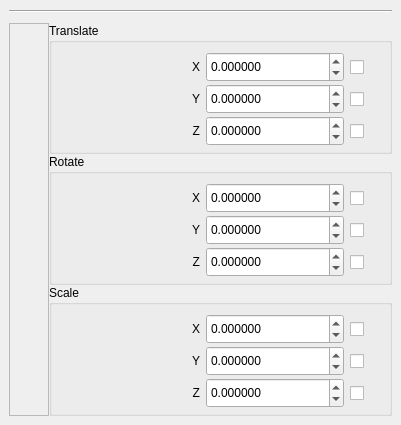
<?xml version="1.0" encoding="UTF-8"?>
<ui version="4.0">
 <class>FGEObjectTransformForm</class>
 <widget class="QWidget" name="FGEObjectTransformForm">
  <property name="geometry">
   <rect>
    <x>0</x>
    <y>0</y>
    <width>401</width>
    <height>425</height>
   </rect>
  </property>
  <property name="windowTitle">
   <string>Form</string>
  </property>
  <layout class="QGridLayout" name="gridLayout_4">
   <property name="leftMargin">
    <number>0</number>
   </property>
   <property name="topMargin">
    <number>0</number>
   </property>
   <property name="rightMargin">
    <number>0</number>
   </property>
   <property name="bottomMargin">
    <number>0</number>
   </property>
   <property name="spacing">
    <number>0</number>
   </property>
   <item row="0" column="0">
    <widget class="QWidget" name="widget_2" native="true">
     <property name="minimumSize">
      <size>
       <width>0</width>
       <height>0</height>
      </size>
     </property>
     <property name="maximumSize">
      <size>
       <width>16777215</width>
       <height>16777215</height>
      </size>
     </property>
     <property name="styleSheet">
      <string notr="true">
QPushButton#pushButton {
            background-color: transparent;
            border: 0px solid #555555;
            border-radius: 5px;
}
QPushButton#pushButton:hover {
            background-color: rgba(0, 0, 0, 30);
}
QPushButton#pushButton:pressed {
            background-color: rgba(0, 0, 0, 60);
}
QPushButton#pushButton:checked {
            background-color: rgba(0, 0, 0, 80);
}</string>
     </property>
     <layout class="QGridLayout" name="gridLayout">
      <property name="leftMargin">
       <number>0</number>
      </property>
      <property name="topMargin">
       <number>0</number>
      </property>
      <property name="rightMargin">
       <number>0</number>
      </property>
      <property name="bottomMargin">
       <number>0</number>
      </property>
      <property name="spacing">
       <number>0</number>
      </property>
      <item row="0" column="0">
       <widget class="FGEListWidgetStyleBItem" name="widget" native="true">
        <property name="minimumSize">
         <size>
          <width>0</width>
          <height>0</height>
         </size>
        </property>
        <property name="maximumSize">
         <size>
          <width>16777215</width>
          <height>16777215</height>
         </size>
        </property>
        <layout class="QGridLayout" name="gridLayout_15">
         <property name="spacing">
          <number>0</number>
         </property>
         <item row="0" column="0" colspan="2">
          <widget class="Line" name="line_2">
           <property name="minimumSize">
            <size>
             <width>0</width>
             <height>4</height>
            </size>
           </property>
           <property name="maximumSize">
            <size>
             <width>16777215</width>
             <height>4</height>
            </size>
           </property>
           <property name="styleSheet">
            <string notr="true"/>
           </property>
           <property name="orientation">
            <enum>Qt::Horizontal</enum>
           </property>
          </widget>
         </item>
         <item row="1" column="0" colspan="2">
          <widget class="QLabel" name="label_6">
           <property name="minimumSize">
            <size>
             <width>0</width>
             <height>10</height>
            </size>
           </property>
           <property name="maximumSize">
            <size>
             <width>16777215</width>
             <height>10</height>
            </size>
           </property>
           <property name="text">
            <string/>
           </property>
          </widget>
         </item>
         <item row="2" column="0" rowspan="3">
          <widget class="QFrame" name="frame">
           <property name="minimumSize">
            <size>
             <width>40</width>
             <height>0</height>
            </size>
           </property>
           <property name="maximumSize">
            <size>
             <width>40</width>
             <height>16777215</height>
            </size>
           </property>
           <property name="frameShape">
            <enum>QFrame::StyledPanel</enum>
           </property>
           <property name="frameShadow">
            <enum>QFrame::Raised</enum>
           </property>
          </widget>
         </item>
         <item row="2" column="1">
          <widget class="QGroupBox" name="groupBox_4">
           <property name="minimumSize">
            <size>
             <width>0</width>
             <height>125</height>
            </size>
           </property>
           <property name="maximumSize">
            <size>
             <width>16777215</width>
             <height>16777215</height>
            </size>
           </property>
           <property name="title">
            <string>Translate</string>
           </property>
           <layout class="QGridLayout" name="gridLayout_14">
            <item row="0" column="0">
             <widget class="QWidget" name="widget_9" native="true">
              <property name="minimumSize">
               <size>
                <width>0</width>
                <height>30</height>
               </size>
              </property>
              <property name="maximumSize">
               <size>
                <width>16777215</width>
                <height>30</height>
               </size>
              </property>
              <layout class="QGridLayout" name="gridLayout_9">
               <property name="leftMargin">
                <number>0</number>
               </property>
               <property name="topMargin">
                <number>0</number>
               </property>
               <property name="rightMargin">
                <number>0</number>
               </property>
               <property name="bottomMargin">
                <number>0</number>
               </property>
               <property name="verticalSpacing">
                <number>0</number>
               </property>
               <item row="0" column="0">
                <widget class="QLabel" name="label_11">
                 <property name="minimumSize">
                  <size>
                   <width>0</width>
                   <height>0</height>
                  </size>
                 </property>
                 <property name="maximumSize">
                  <size>
                   <width>16777215</width>
                   <height>16777215</height>
                  </size>
                 </property>
                 <property name="layoutDirection">
                  <enum>Qt::LeftToRight</enum>
                 </property>
                 <property name="text">
                  <string>X</string>
                 </property>
                 <property name="alignment">
                  <set>Qt::AlignRight|Qt::AlignTrailing|Qt::AlignVCenter</set>
                 </property>
                </widget>
               </item>
               <item row="0" column="2">
                <widget class="QCheckBox" name="checkBox_x_translation">
                 <property name="minimumSize">
                  <size>
                   <width>30</width>
                   <height>30</height>
                  </size>
                 </property>
                 <property name="maximumSize">
                  <size>
                   <width>30</width>
                   <height>30</height>
                  </size>
                 </property>
                 <property name="text">
                  <string/>
                 </property>
                </widget>
               </item>
               <item row="0" column="1">
                <widget class="QDoubleSpinBox" name="doubleSpinBox_x_translation">
                 <property name="minimumSize">
                  <size>
                   <width>0</width>
                   <height>30</height>
                  </size>
                 </property>
                 <property name="maximumSize">
                  <size>
                   <width>16777215</width>
                   <height>30</height>
                  </size>
                 </property>
                 <property name="decimals">
                  <number>6</number>
                 </property>
                 <property name="minimum">
                  <double>-999999.000000000000000</double>
                 </property>
                 <property name="maximum">
                  <double>999999.000000000000000</double>
                 </property>
                 <property name="singleStep">
                  <double>1.000000000000000</double>
                 </property>
                </widget>
               </item>
              </layout>
             </widget>
            </item>
            <item row="1" column="0">
             <widget class="QWidget" name="widget_10" native="true">
              <property name="minimumSize">
               <size>
                <width>0</width>
                <height>30</height>
               </size>
              </property>
              <property name="maximumSize">
               <size>
                <width>16777215</width>
                <height>30</height>
               </size>
              </property>
              <layout class="QGridLayout" name="gridLayout_10">
               <property name="leftMargin">
                <number>0</number>
               </property>
               <property name="topMargin">
                <number>0</number>
               </property>
               <property name="rightMargin">
                <number>0</number>
               </property>
               <property name="bottomMargin">
                <number>0</number>
               </property>
               <property name="verticalSpacing">
                <number>0</number>
               </property>
               <item row="0" column="0">
                <widget class="QLabel" name="label_12">
                 <property name="minimumSize">
                  <size>
                   <width>0</width>
                   <height>0</height>
                  </size>
                 </property>
                 <property name="maximumSize">
                  <size>
                   <width>16777215</width>
                   <height>16777215</height>
                  </size>
                 </property>
                 <property name="layoutDirection">
                  <enum>Qt::LeftToRight</enum>
                 </property>
                 <property name="text">
                  <string>Y</string>
                 </property>
                 <property name="alignment">
                  <set>Qt::AlignRight|Qt::AlignTrailing|Qt::AlignVCenter</set>
                 </property>
                </widget>
               </item>
               <item row="0" column="2">
                <widget class="QCheckBox" name="checkBox_y_translation">
                 <property name="minimumSize">
                  <size>
                   <width>30</width>
                   <height>30</height>
                  </size>
                 </property>
                 <property name="maximumSize">
                  <size>
                   <width>30</width>
                   <height>30</height>
                  </size>
                 </property>
                 <property name="text">
                  <string/>
                 </property>
                </widget>
               </item>
               <item row="0" column="1">
                <widget class="QDoubleSpinBox" name="doubleSpinBox_y_translation">
                 <property name="minimumSize">
                  <size>
                   <width>0</width>
                   <height>30</height>
                  </size>
                 </property>
                 <property name="maximumSize">
                  <size>
                   <width>16777215</width>
                   <height>30</height>
                  </size>
                 </property>
                 <property name="decimals">
                  <number>6</number>
                 </property>
                 <property name="minimum">
                  <double>-999999.000000000000000</double>
                 </property>
                 <property name="maximum">
                  <double>999999.000000000000000</double>
                 </property>
                 <property name="singleStep">
                  <double>1.000000000000000</double>
                 </property>
                </widget>
               </item>
              </layout>
             </widget>
            </item>
            <item row="2" column="0">
             <widget class="QWidget" name="widget_11" native="true">
              <property name="minimumSize">
               <size>
                <width>0</width>
                <height>30</height>
               </size>
              </property>
              <property name="maximumSize">
               <size>
                <width>16777215</width>
                <height>30</height>
               </size>
              </property>
              <layout class="QGridLayout" name="gridLayout_11">
               <property name="leftMargin">
                <number>0</number>
               </property>
               <property name="topMargin">
                <number>0</number>
               </property>
               <property name="rightMargin">
                <number>0</number>
               </property>
               <property name="bottomMargin">
                <number>0</number>
               </property>
               <property name="verticalSpacing">
                <number>0</number>
               </property>
               <item row="0" column="2">
                <widget class="QCheckBox" name="checkBox_z_translation">
                 <property name="minimumSize">
                  <size>
                   <width>30</width>
                   <height>30</height>
                  </size>
                 </property>
                 <property name="maximumSize">
                  <size>
                   <width>30</width>
                   <height>30</height>
                  </size>
                 </property>
                 <property name="text">
                  <string/>
                 </property>
                </widget>
               </item>
               <item row="0" column="0">
                <widget class="QLabel" name="label_19">
                 <property name="minimumSize">
                  <size>
                   <width>0</width>
                   <height>0</height>
                  </size>
                 </property>
                 <property name="maximumSize">
                  <size>
                   <width>16777215</width>
                   <height>16777215</height>
                  </size>
                 </property>
                 <property name="layoutDirection">
                  <enum>Qt::LeftToRight</enum>
                 </property>
                 <property name="text">
                  <string>Z</string>
                 </property>
                 <property name="alignment">
                  <set>Qt::AlignRight|Qt::AlignTrailing|Qt::AlignVCenter</set>
                 </property>
                </widget>
               </item>
               <item row="0" column="1">
                <widget class="QDoubleSpinBox" name="doubleSpinBox_z_translation">
                 <property name="minimumSize">
                  <size>
                   <width>0</width>
                   <height>30</height>
                  </size>
                 </property>
                 <property name="maximumSize">
                  <size>
                   <width>16777215</width>
                   <height>30</height>
                  </size>
                 </property>
                 <property name="decimals">
                  <number>6</number>
                 </property>
                 <property name="minimum">
                  <double>-999999.000000000000000</double>
                 </property>
                 <property name="maximum">
                  <double>999999.000000000000000</double>
                 </property>
                 <property name="singleStep">
                  <double>1.000000000000000</double>
                 </property>
                </widget>
               </item>
              </layout>
             </widget>
            </item>
           </layout>
          </widget>
         </item>
         <item row="3" column="1">
          <widget class="QGroupBox" name="groupBox_2">
           <property name="minimumSize">
            <size>
             <width>0</width>
             <height>125</height>
            </size>
           </property>
           <property name="maximumSize">
            <size>
             <width>16777215</width>
             <height>16777215</height>
            </size>
           </property>
           <property name="title">
            <string>Rotate</string>
           </property>
           <layout class="QGridLayout" name="gridLayout_13">
            <item row="0" column="0">
             <widget class="QWidget" name="widget_6" native="true">
              <property name="minimumSize">
               <size>
                <width>0</width>
                <height>30</height>
               </size>
              </property>
              <property name="maximumSize">
               <size>
                <width>16777215</width>
                <height>30</height>
               </size>
              </property>
              <layout class="QGridLayout" name="gridLayout_6">
               <property name="leftMargin">
                <number>0</number>
               </property>
               <property name="topMargin">
                <number>0</number>
               </property>
               <property name="rightMargin">
                <number>0</number>
               </property>
               <property name="bottomMargin">
                <number>0</number>
               </property>
               <property name="verticalSpacing">
                <number>0</number>
               </property>
               <item row="0" column="1">
                <widget class="QDoubleSpinBox" name="doubleSpinBox_x_Rotation">
                 <property name="minimumSize">
                  <size>
                   <width>0</width>
                   <height>30</height>
                  </size>
                 </property>
                 <property name="maximumSize">
                  <size>
                   <width>16777215</width>
                   <height>30</height>
                  </size>
                 </property>
                 <property name="decimals">
                  <number>6</number>
                 </property>
                 <property name="minimum">
                  <double>-999999.000000000000000</double>
                 </property>
                 <property name="maximum">
                  <double>999999.000000000000000</double>
                 </property>
                 <property name="singleStep">
                  <double>1.000000000000000</double>
                 </property>
                </widget>
               </item>
               <item row="0" column="0">
                <widget class="QLabel" name="label_9">
                 <property name="minimumSize">
                  <size>
                   <width>0</width>
                   <height>0</height>
                  </size>
                 </property>
                 <property name="maximumSize">
                  <size>
                   <width>16777215</width>
                   <height>16777215</height>
                  </size>
                 </property>
                 <property name="layoutDirection">
                  <enum>Qt::LeftToRight</enum>
                 </property>
                 <property name="text">
                  <string>X</string>
                 </property>
                 <property name="alignment">
                  <set>Qt::AlignRight|Qt::AlignTrailing|Qt::AlignVCenter</set>
                 </property>
                </widget>
               </item>
               <item row="0" column="2">
                <widget class="QCheckBox" name="checkBox_x_Rotation">
                 <property name="minimumSize">
                  <size>
                   <width>30</width>
                   <height>30</height>
                  </size>
                 </property>
                 <property name="maximumSize">
                  <size>
                   <width>30</width>
                   <height>30</height>
                  </size>
                 </property>
                 <property name="text">
                  <string/>
                 </property>
                </widget>
               </item>
              </layout>
             </widget>
            </item>
            <item row="2" column="0">
             <widget class="QWidget" name="widget_8" native="true">
              <property name="minimumSize">
               <size>
                <width>0</width>
                <height>30</height>
               </size>
              </property>
              <property name="maximumSize">
               <size>
                <width>16777215</width>
                <height>30</height>
               </size>
              </property>
              <layout class="QGridLayout" name="gridLayout_8">
               <property name="leftMargin">
                <number>0</number>
               </property>
               <property name="topMargin">
                <number>0</number>
               </property>
               <property name="rightMargin">
                <number>0</number>
               </property>
               <property name="bottomMargin">
                <number>0</number>
               </property>
               <property name="verticalSpacing">
                <number>0</number>
               </property>
               <item row="0" column="0">
                <widget class="QLabel" name="label_18">
                 <property name="minimumSize">
                  <size>
                   <width>0</width>
                   <height>0</height>
                  </size>
                 </property>
                 <property name="maximumSize">
                  <size>
                   <width>16777215</width>
                   <height>16777215</height>
                  </size>
                 </property>
                 <property name="layoutDirection">
                  <enum>Qt::LeftToRight</enum>
                 </property>
                 <property name="text">
                  <string>Z</string>
                 </property>
                 <property name="alignment">
                  <set>Qt::AlignRight|Qt::AlignTrailing|Qt::AlignVCenter</set>
                 </property>
                </widget>
               </item>
               <item row="0" column="1">
                <widget class="QDoubleSpinBox" name="doubleSpinBox_z_Rotation">
                 <property name="minimumSize">
                  <size>
                   <width>0</width>
                   <height>30</height>
                  </size>
                 </property>
                 <property name="maximumSize">
                  <size>
                   <width>16777215</width>
                   <height>30</height>
                  </size>
                 </property>
                 <property name="decimals">
                  <number>6</number>
                 </property>
                 <property name="minimum">
                  <double>-999999.000000000000000</double>
                 </property>
                 <property name="maximum">
                  <double>999999.000000000000000</double>
                 </property>
                 <property name="singleStep">
                  <double>1.000000000000000</double>
                 </property>
                </widget>
               </item>
               <item row="0" column="2">
                <widget class="QCheckBox" name="checkBox_z_Rotation">
                 <property name="minimumSize">
                  <size>
                   <width>30</width>
                   <height>30</height>
                  </size>
                 </property>
                 <property name="maximumSize">
                  <size>
                   <width>30</width>
                   <height>30</height>
                  </size>
                 </property>
                 <property name="text">
                  <string/>
                 </property>
                </widget>
               </item>
              </layout>
             </widget>
            </item>
            <item row="1" column="0">
             <widget class="QWidget" name="widget_7" native="true">
              <property name="minimumSize">
               <size>
                <width>0</width>
                <height>30</height>
               </size>
              </property>
              <property name="maximumSize">
               <size>
                <width>16777215</width>
                <height>30</height>
               </size>
              </property>
              <layout class="QGridLayout" name="gridLayout_7">
               <property name="leftMargin">
                <number>0</number>
               </property>
               <property name="topMargin">
                <number>0</number>
               </property>
               <property name="rightMargin">
                <number>0</number>
               </property>
               <property name="bottomMargin">
                <number>0</number>
               </property>
               <property name="verticalSpacing">
                <number>0</number>
               </property>
               <item row="0" column="0">
                <widget class="QLabel" name="label_10">
                 <property name="minimumSize">
                  <size>
                   <width>0</width>
                   <height>0</height>
                  </size>
                 </property>
                 <property name="maximumSize">
                  <size>
                   <width>16777215</width>
                   <height>16777215</height>
                  </size>
                 </property>
                 <property name="layoutDirection">
                  <enum>Qt::LeftToRight</enum>
                 </property>
                 <property name="text">
                  <string>Y</string>
                 </property>
                 <property name="alignment">
                  <set>Qt::AlignRight|Qt::AlignTrailing|Qt::AlignVCenter</set>
                 </property>
                </widget>
               </item>
               <item row="0" column="1">
                <widget class="QDoubleSpinBox" name="doubleSpinBox_y_Rotation">
                 <property name="minimumSize">
                  <size>
                   <width>0</width>
                   <height>30</height>
                  </size>
                 </property>
                 <property name="maximumSize">
                  <size>
                   <width>16777215</width>
                   <height>30</height>
                  </size>
                 </property>
                 <property name="decimals">
                  <number>6</number>
                 </property>
                 <property name="minimum">
                  <double>-999999.000000000000000</double>
                 </property>
                 <property name="maximum">
                  <double>999999.000000000000000</double>
                 </property>
                 <property name="singleStep">
                  <double>1.000000000000000</double>
                 </property>
                </widget>
               </item>
               <item row="0" column="2">
                <widget class="QCheckBox" name="checkBox_y_Rotation">
                 <property name="minimumSize">
                  <size>
                   <width>30</width>
                   <height>30</height>
                  </size>
                 </property>
                 <property name="maximumSize">
                  <size>
                   <width>30</width>
                   <height>30</height>
                  </size>
                 </property>
                 <property name="text">
                  <string/>
                 </property>
                </widget>
               </item>
              </layout>
             </widget>
            </item>
           </layout>
          </widget>
         </item>
         <item row="4" column="1">
          <widget class="QGroupBox" name="groupBox_3">
           <property name="minimumSize">
            <size>
             <width>0</width>
             <height>125</height>
            </size>
           </property>
           <property name="maximumSize">
            <size>
             <width>16777215</width>
             <height>16777215</height>
            </size>
           </property>
           <property name="title">
            <string>Scale</string>
           </property>
           <layout class="QGridLayout" name="gridLayout_12">
            <item row="0" column="0">
             <widget class="QWidget" name="widget_5" native="true">
              <property name="minimumSize">
               <size>
                <width>0</width>
                <height>30</height>
               </size>
              </property>
              <property name="maximumSize">
               <size>
                <width>16777215</width>
                <height>30</height>
               </size>
              </property>
              <layout class="QGridLayout" name="gridLayout_2">
               <property name="leftMargin">
                <number>0</number>
               </property>
               <property name="topMargin">
                <number>0</number>
               </property>
               <property name="rightMargin">
                <number>0</number>
               </property>
               <property name="bottomMargin">
                <number>0</number>
               </property>
               <property name="verticalSpacing">
                <number>0</number>
               </property>
               <item row="0" column="0">
                <widget class="QLabel" name="label_8">
                 <property name="minimumSize">
                  <size>
                   <width>0</width>
                   <height>0</height>
                  </size>
                 </property>
                 <property name="maximumSize">
                  <size>
                   <width>16777215</width>
                   <height>16777215</height>
                  </size>
                 </property>
                 <property name="layoutDirection">
                  <enum>Qt::LeftToRight</enum>
                 </property>
                 <property name="text">
                  <string>X</string>
                 </property>
                 <property name="alignment">
                  <set>Qt::AlignRight|Qt::AlignTrailing|Qt::AlignVCenter</set>
                 </property>
                </widget>
               </item>
               <item row="0" column="1">
                <widget class="QDoubleSpinBox" name="doubleSpinBox_x_Scale">
                 <property name="minimumSize">
                  <size>
                   <width>0</width>
                   <height>30</height>
                  </size>
                 </property>
                 <property name="maximumSize">
                  <size>
                   <width>16777215</width>
                   <height>30</height>
                  </size>
                 </property>
                 <property name="decimals">
                  <number>6</number>
                 </property>
                 <property name="minimum">
                  <double>-999999.000000000000000</double>
                 </property>
                 <property name="maximum">
                  <double>999999.000000000000000</double>
                 </property>
                 <property name="singleStep">
                  <double>1.000000000000000</double>
                 </property>
                </widget>
               </item>
               <item row="0" column="2">
                <widget class="QCheckBox" name="checkBox_x_Scale">
                 <property name="minimumSize">
                  <size>
                   <width>30</width>
                   <height>30</height>
                  </size>
                 </property>
                 <property name="maximumSize">
                  <size>
                   <width>30</width>
                   <height>30</height>
                  </size>
                 </property>
                 <property name="text">
                  <string/>
                 </property>
                </widget>
               </item>
              </layout>
             </widget>
            </item>
            <item row="1" column="0">
             <widget class="QWidget" name="widget_4" native="true">
              <property name="minimumSize">
               <size>
                <width>0</width>
                <height>30</height>
               </size>
              </property>
              <property name="maximumSize">
               <size>
                <width>16777215</width>
                <height>30</height>
               </size>
              </property>
              <layout class="QGridLayout" name="gridLayout_3">
               <property name="leftMargin">
                <number>0</number>
               </property>
               <property name="topMargin">
                <number>0</number>
               </property>
               <property name="rightMargin">
                <number>0</number>
               </property>
               <property name="bottomMargin">
                <number>0</number>
               </property>
               <property name="verticalSpacing">
                <number>0</number>
               </property>
               <item row="0" column="1">
                <widget class="QDoubleSpinBox" name="doubleSpinBox_y_Scale">
                 <property name="minimumSize">
                  <size>
                   <width>0</width>
                   <height>30</height>
                  </size>
                 </property>
                 <property name="maximumSize">
                  <size>
                   <width>16777215</width>
                   <height>30</height>
                  </size>
                 </property>
                 <property name="decimals">
                  <number>6</number>
                 </property>
                 <property name="minimum">
                  <double>-999999.000000000000000</double>
                 </property>
                 <property name="maximum">
                  <double>999999.000000000000000</double>
                 </property>
                 <property name="singleStep">
                  <double>1.000000000000000</double>
                 </property>
                </widget>
               </item>
               <item row="0" column="0">
                <widget class="QLabel" name="label_16">
                 <property name="minimumSize">
                  <size>
                   <width>0</width>
                   <height>0</height>
                  </size>
                 </property>
                 <property name="maximumSize">
                  <size>
                   <width>16777215</width>
                   <height>16777215</height>
                  </size>
                 </property>
                 <property name="layoutDirection">
                  <enum>Qt::LeftToRight</enum>
                 </property>
                 <property name="text">
                  <string>Y</string>
                 </property>
                 <property name="alignment">
                  <set>Qt::AlignRight|Qt::AlignTrailing|Qt::AlignVCenter</set>
                 </property>
                </widget>
               </item>
               <item row="0" column="2">
                <widget class="QCheckBox" name="checkBox_y_Scale">
                 <property name="minimumSize">
                  <size>
                   <width>30</width>
                   <height>30</height>
                  </size>
                 </property>
                 <property name="maximumSize">
                  <size>
                   <width>30</width>
                   <height>30</height>
                  </size>
                 </property>
                 <property name="text">
                  <string/>
                 </property>
                </widget>
               </item>
              </layout>
             </widget>
            </item>
            <item row="2" column="0">
             <widget class="QWidget" name="widget_3" native="true">
              <property name="minimumSize">
               <size>
                <width>0</width>
                <height>30</height>
               </size>
              </property>
              <property name="maximumSize">
               <size>
                <width>16777215</width>
                <height>30</height>
               </size>
              </property>
              <layout class="QGridLayout" name="gridLayout_5">
               <property name="leftMargin">
                <number>0</number>
               </property>
               <property name="topMargin">
                <number>0</number>
               </property>
               <property name="rightMargin">
                <number>0</number>
               </property>
               <property name="bottomMargin">
                <number>0</number>
               </property>
               <property name="verticalSpacing">
                <number>0</number>
               </property>
               <item row="0" column="1">
                <widget class="QDoubleSpinBox" name="doubleSpinBox_z_Scale">
                 <property name="minimumSize">
                  <size>
                   <width>0</width>
                   <height>30</height>
                  </size>
                 </property>
                 <property name="maximumSize">
                  <size>
                   <width>16777215</width>
                   <height>30</height>
                  </size>
                 </property>
                 <property name="decimals">
                  <number>6</number>
                 </property>
                 <property name="minimum">
                  <double>-999999.000000000000000</double>
                 </property>
                 <property name="maximum">
                  <double>999999.000000000000000</double>
                 </property>
                 <property name="singleStep">
                  <double>1.000000000000000</double>
                 </property>
                </widget>
               </item>
               <item row="0" column="0">
                <widget class="QLabel" name="label_17">
                 <property name="minimumSize">
                  <size>
                   <width>0</width>
                   <height>0</height>
                  </size>
                 </property>
                 <property name="maximumSize">
                  <size>
                   <width>16777215</width>
                   <height>16777215</height>
                  </size>
                 </property>
                 <property name="layoutDirection">
                  <enum>Qt::LeftToRight</enum>
                 </property>
                 <property name="text">
                  <string>Z</string>
                 </property>
                 <property name="alignment">
                  <set>Qt::AlignRight|Qt::AlignTrailing|Qt::AlignVCenter</set>
                 </property>
                </widget>
               </item>
               <item row="0" column="2">
                <widget class="QCheckBox" name="checkBox_z_Scale">
                 <property name="minimumSize">
                  <size>
                   <width>30</width>
                   <height>30</height>
                  </size>
                 </property>
                 <property name="maximumSize">
                  <size>
                   <width>30</width>
                   <height>30</height>
                  </size>
                 </property>
                 <property name="text">
                  <string/>
                 </property>
                </widget>
               </item>
              </layout>
             </widget>
            </item>
           </layout>
          </widget>
         </item>
        </layout>
       </widget>
      </item>
     </layout>
    </widget>
   </item>
   <item row="1" column="0">
    <spacer name="verticalSpacer">
     <property name="orientation">
      <enum>Qt::Vertical</enum>
     </property>
     <property name="sizeHint" stdset="0">
      <size>
       <width>20</width>
       <height>0</height>
      </size>
     </property>
    </spacer>
   </item>
  </layout>
 </widget>
 <customwidgets>
  <customwidget>
   <class>FGEListWidgetStyleBItem</class>
   <extends>QWidget</extends>
   <header>GUI/ListWidget/FGEListWidgetStyleBItem.h</header>
   <container>1</container>
  </customwidget>
 </customwidgets>
 <resources/>
 <connections/>
</ui>
